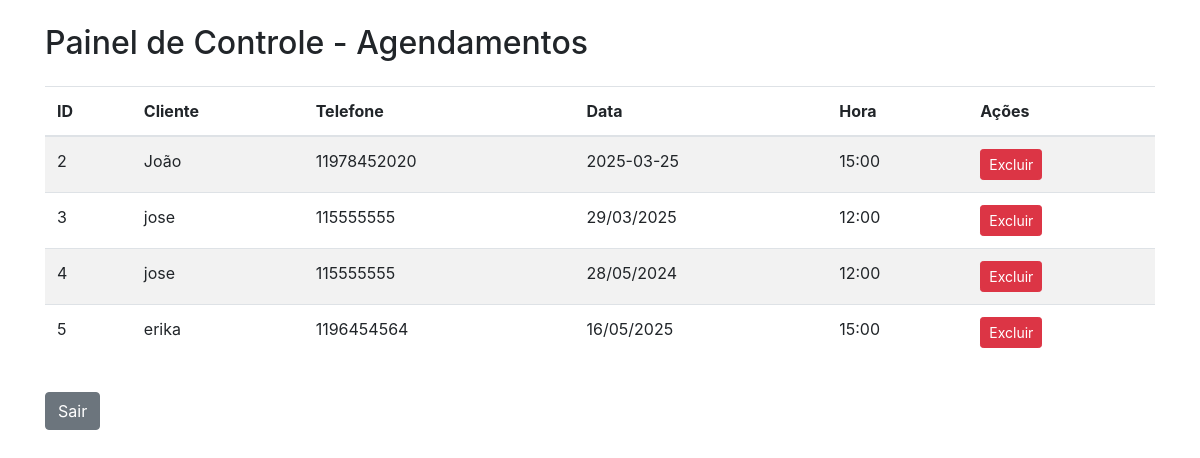
Page /dashboard (signed in) on the committed database.
### app.py (models this page shows)
class Agendamento(db.Model):
    id = db.Column(db.Integer, primary_key=True)
    cliente_id = db.Column(db.Integer, db.ForeignKey('cliente.id'), nullable=False)
    data = db.Column(db.String(20), nullable=False)
    hora = db.Column(db.String(5), nullable=False)

class Cliente(UserMixin, db.Model):  # Agora herda de UserMixin
    id = db.Column(db.Integer, primary_key=True)
    nome = db.Column(db.String(100), nullable=False)
    telefone = db.Column(db.String(20), nullable=False)
    email = db.Column(db.String(120), unique=True, nullable=False)
    senha = db.Column(db.String(200), nullable=False)
    agendamentos = db.relationship('Agendamento', backref='cliente', lazy=True)

### app.py (the view)
@app.route('/dashboard', methods=['GET', 'POST'])
@login_required
def dashboard():
    agendamentos = Agendamento.query.all()
    return render_template('dashboard.html', agendamentos=agendamentos)

### app.py (called while the page is built)
@login_manager.user_loader
def load_user(user_id):
    cliente = Cliente.query.get(int(user_id))
    if cliente:
        return cliente
    return Administrador.query.get(int(user_id))

### templates/dashboard.html (shortened to what this page needs)
<!DOCTYPE html>
<html lang="pt-br">
<head>
    <link rel="stylesheet" href="https://stackpath.bootstrapcdn.com/bootstrap/4.5.2/css/bootstrap.min.css">
</head>
<body>
    <div class="container">
        <h2 class="my-4">Painel de Controle - Agendamentos</h2>
        <table class="table table-striped">
            <thead>
                <tr>
                    <th scope="col">ID</th>
                    <th scope="col">Cliente</th>
                    <th scope="col">Telefone</th>
                    <th scope="col">Data</th>
                    <th scope="col">Hora</th>
                    <th scope="col">Ações</th>
                </tr>
            </thead>
            <tbody>
                {% for agendamento in agendamentos %}
                    <tr>
                        <td>{{ agendamento.id }}</td>
                        <td>{{ agendamento.cliente.nome }}</td>
                        <td>{{ agendamento.cliente.telefone }}</td>
                        <td>{{ agendamento.data }}</td>
                        <td>{{ agendamento.hora }}</td>
                        <td>
                            <a href="{{ url_for('excluir_agendamento', id=agendamento.id) }}" class="btn btn-danger btn-sm" onclick="return confirm('Tem certeza que deseja excluir este agendamento?')">Excluir</a>
                        </td>
                    </tr>
                {% endfor %}
            </tbody>
        </table>
        <a href="{{ url_for('logout') }}" class="btn btn-secondary mt-3">Sair</a>
    </div>
</body>
</html>

### rows in the picture
Agendamento: id "2", cliente.nome "João", cliente.telefone "11978452020", data "2025-03-25", hora "15:00"
Agendamento: id "3", cliente.nome "jose", cliente.telefone "115555555", data "29/03/2025", hora "12:00"
Agendamento: id "4", cliente.nome "jose", cliente.telefone "115555555", data "28/05/2024", hora "12:00"
Agendamento: id "5", cliente.nome "erika", cliente.telefone "1196454564", data "16/05/2025", hora "15:00"
